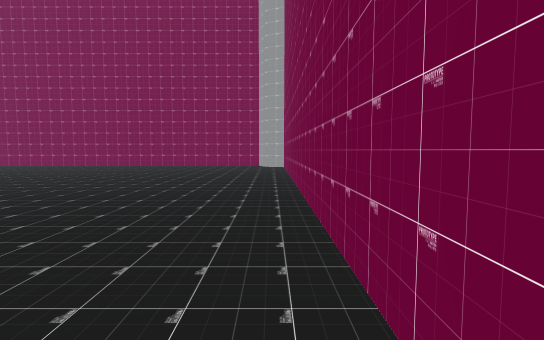
[1] (above)

20 first-person views from a walk through a Unity game level. The camera is 1.5 m above the floor, tilts 4° down and sees 85° across. The floor is counted in squares, 2 m on a side. Each view is taken from the middle of a square. On the plan, view 1 faces up. The plan holds only what a view shows up to about 10 squares ahead; the rest is blank. The place goes on beyond the plan. The player is left out.

[2]
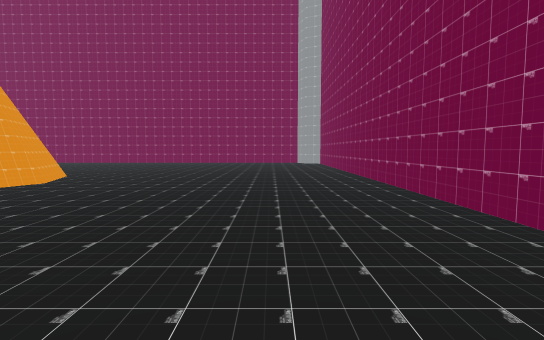

[3]
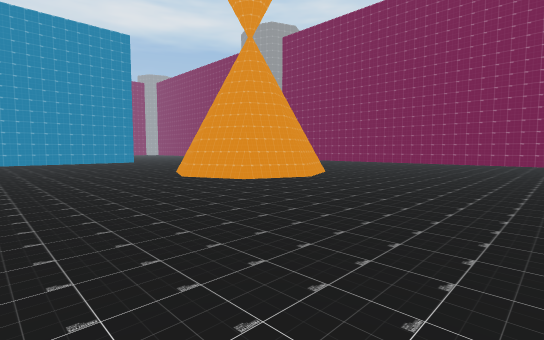

[4]
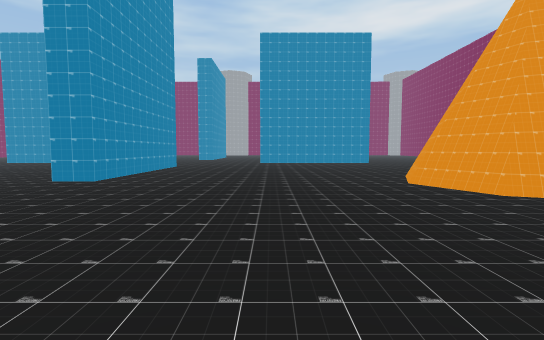

[5]
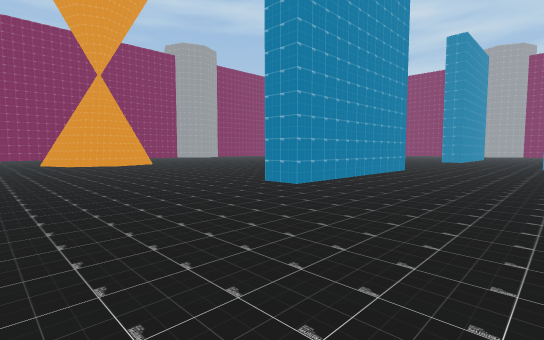

[6]
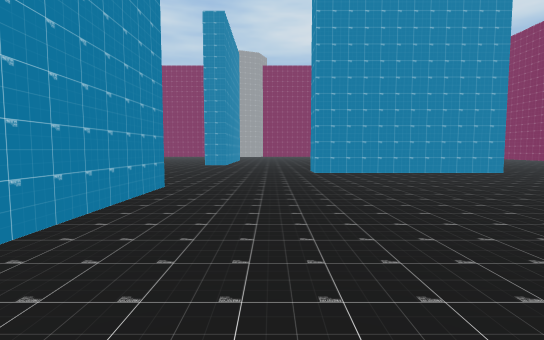

[7]
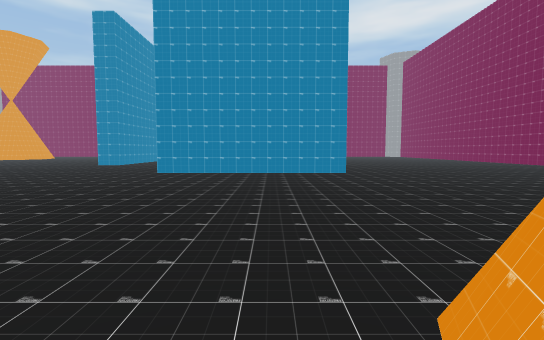

[8]
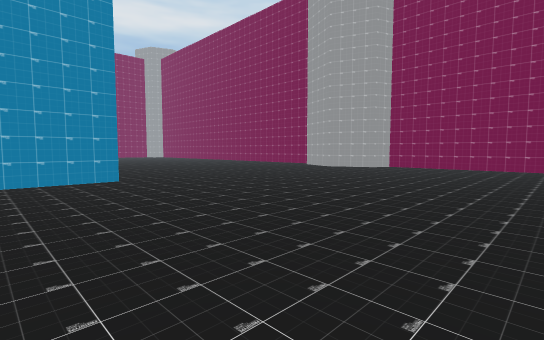

[9]
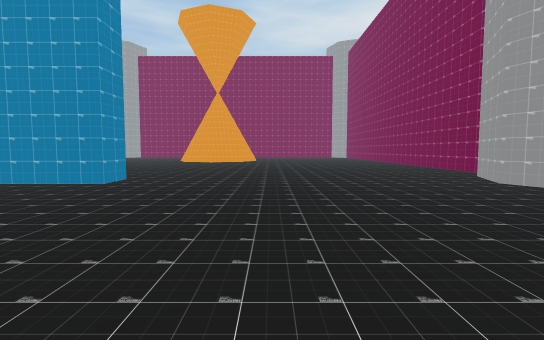

[10]
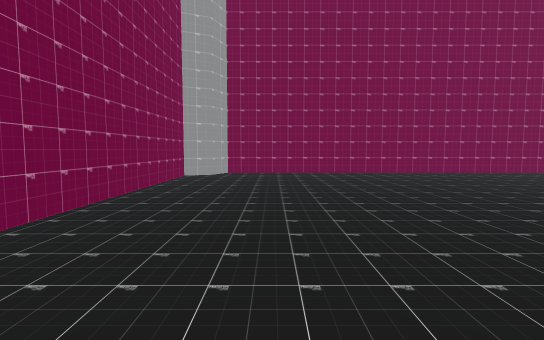

[11]
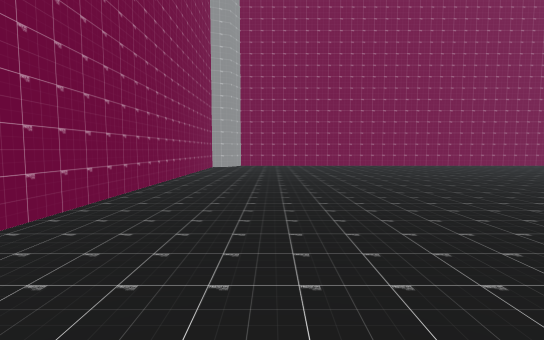

[12]
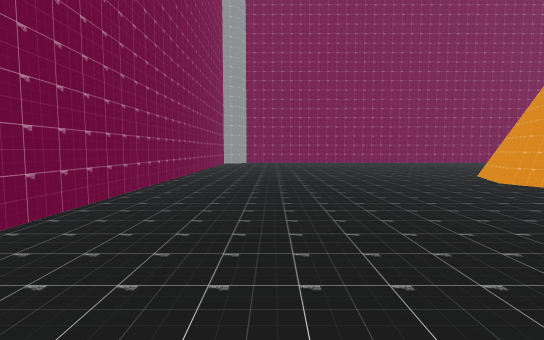

[13]
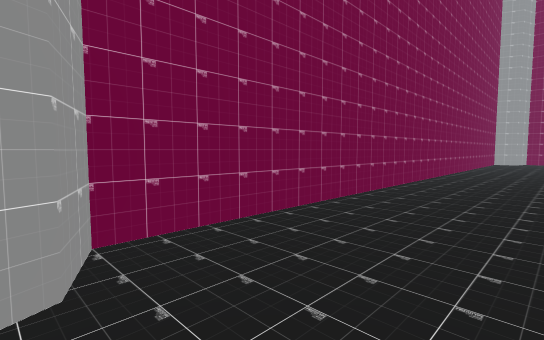

[14]
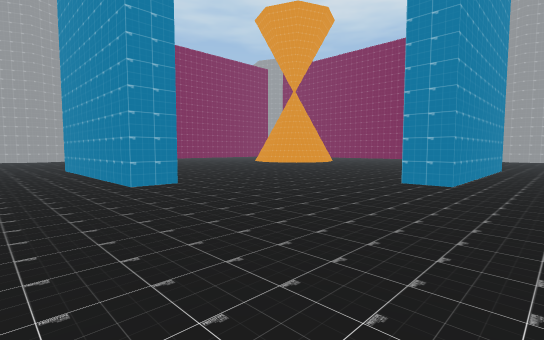

[15]
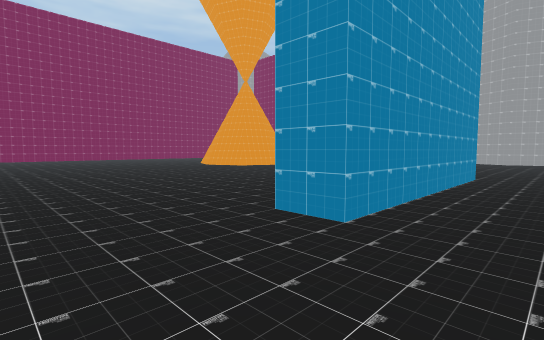

[16]
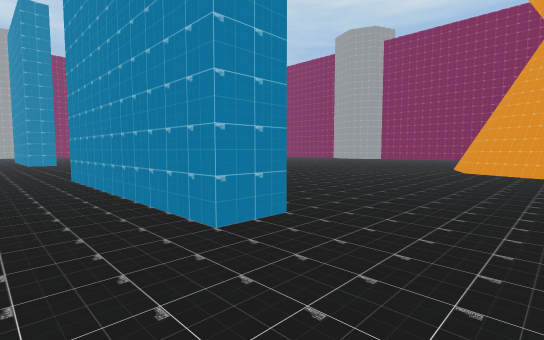

[17]
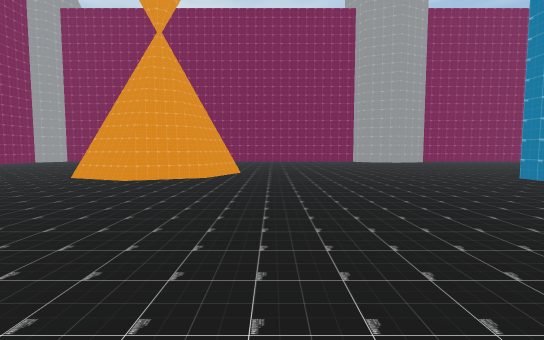

[18]
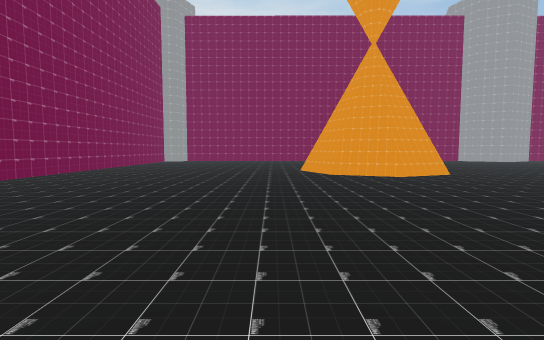

[19]
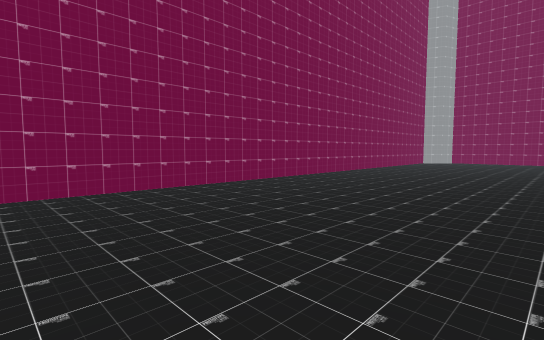

[20]
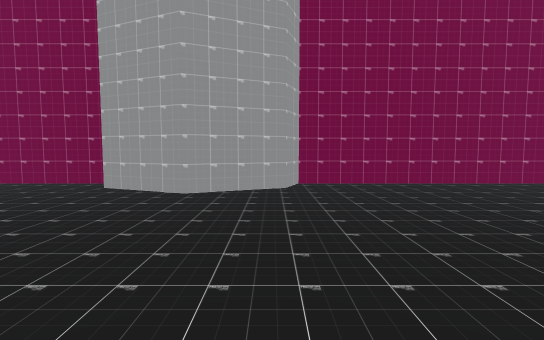

### Floor plan
Points are (right, up) in squares from view 1. A wall is a line through its corners. A room is listed if a view was taken in it or the views show most of it. See-through windows are left out.
Room 1 (views 1, 2, 3, 4, 5, 6, 7, 8, 9, 10, 11, 12, 13, 14, 15, 16, 17, 18, 19, 20)
walls: (-9.9, 1.3) (-11.3, 1.9); (-15.9, -7.2) (-15.9, -6.1) (-9.9, -6.1) (-9.9, -7.2); (-7.9, 1.9) (-9.5, 1.2); (-10, 5.3) (-9.5, 5.5); (-7.8, 5) (-7.2, 3.5); (-9.6, 5.7) (-8, 5.1) (-7.4, 3.5) (-8, 2.1) (-9.6, 1.4) (-11, 2); (0.5, -4.4) (0.5, -2); (-20.5, 3.4) (-19.4, 3.4) (-19.4, -2.6) (-20.1, -2.6); (0.5, -0.4) (0.5, 12.4) (-0.3, 12.7) (-0.6, 13.5) (-17.4, 13.5) (-17.7, 12.7) (-19.5, 12) (-21.3, 12.7); (-9.6, -16.2) (-7.9, -16.9) (-7.5, -18); (-19.4, -15.9) (-19.4, -16.6) (-20.4, -16.6) (-20.4, -10.6) (-19.4, -10.6); (-11.8, -18.6) (-11.1, -17.1) (-9.6, -16.4); (0.5, -18) (0.5, -8.6) (-0.3, -8.3) (-1, -6.5) (-0.2, -4.7); (-22.4, 13.5) (-23.1, 13.5)
low walls: (-7.5, 2.9) (-7.9, 1.9); (-11.2, -16.8) (-10.3, -16.5)

Positions as (right, up) in squares from view 1, and headings:
1: (0, 0), facing up
2: (-2, -3), facing up
3: (-2, -3), facing up-left
4: (-3, -2), facing left
5: (-5, -2), facing down-left
6: (-10, -4), facing left
7: (-10, 1), facing left
8: (-12, 1), facing up-left
9: (-13, 7), facing left
10: (-9, 11), facing right
11: (-13, 11), facing right
12: (-16, 11), facing right
13: (-18, 11), facing up-right
14: (-22, -4), facing down-right
15: (-22, -8), facing down-right
16: (-22, -19), facing up-right
17: (-13, -9), facing down
18: (-6, -8), facing down
19: (-5, -9), facing down-right
20: (-6, -8), facing right
